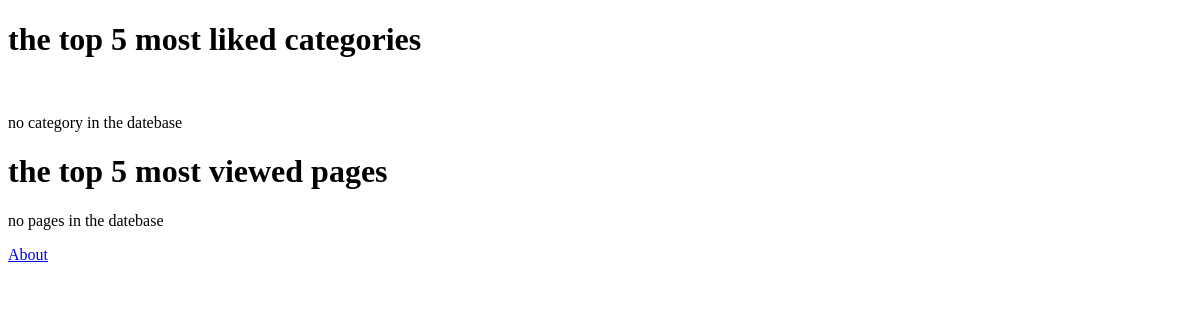
/rango/, run on an earlier commit of the app's database.
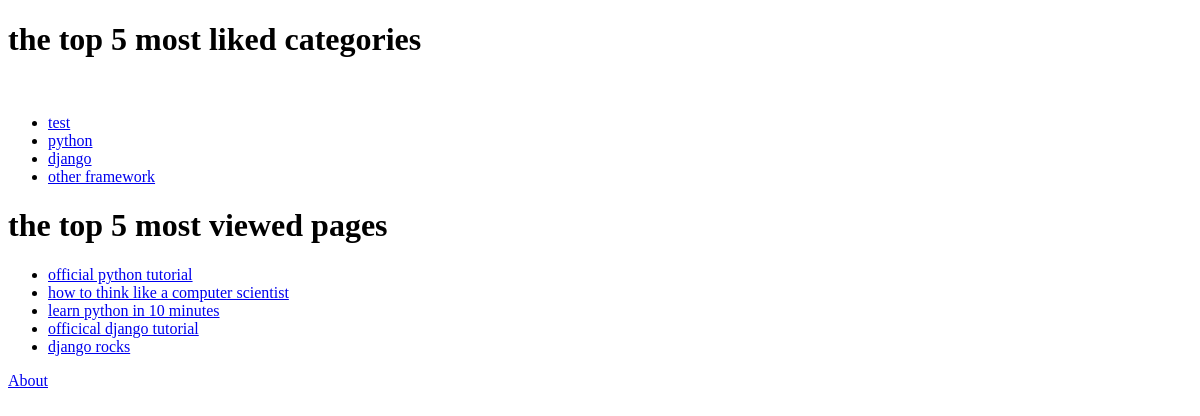
And on a later commit of the database.
### rango/models.py (models this page shows, shortened)
class Category(models.Model):
	name=models.CharField(max_length=128,unique=True)
	views=models.IntegerField(default=0)
	likes=models.IntegerField(default=0)

class Page(models.Model):
	category=models.ForeignKey(Category)
	title=models.CharField(max_length=128)
	url=models.URLField()
	views=models.IntegerField(default=0)

### rango/views.py (the view)
def index(request):
	context=RequestContext(request)
	category_list=Category.objects.order_by('-likes')[:5]
	context_dict={'categories':category_list}
	for category in category_list:
		category.url=category.name.replace(' ','_')
	pages=Page.objects.order_by('-views')[:5]
	context_dict['pages']=pages
	return render(request,'rango/index.html',context_dict)

### rango/templates/rango/index.html (shortened to what this page needs)
<!DOCTYPE html>
{% load static %}
<html>
	<head>
	</head>
	<body>
		<h1>the top 5 most liked categories</h1><br />
		{% if categories %}
			<ul>
				{% for category in categories %}
					<li><a href="/rango/category/{{ category.url }}/">
					{{ category.name }}</a></li>
				{% endfor %}
			</ul>
		{% else %}
			<p>no category in the datebase</p>
		{% endif %}
		<h1>the top 5 most viewed pages</h1>
		{% if pages %}
			<ul>
				{% for page in pages %}
					<li><a href="{{ page.url }}">{{ page.title }}</a></li>
				{% endfor %}
			</ul>
		{% else %}
			<p>no pages in the datebase</p>
		{% endif %}
		<a href="/rango/about/">About</a><br />
	</body>
</html>

What changed in the data, as far as the page shows it:
added Category: name "test"
added Category: name "python"
added Category: name "django"
added Category: name "other framework"
added Page: title "official python tutorial"
added Page: title "how to think like a computer scientist"
added Page: title "learn python in 10 minutes"
added Page: title "officical django tutorial"
added Page: title "django rocks"
Also different on the page:
text no longer shown: "no category in the datebase no pages in the datebase"
